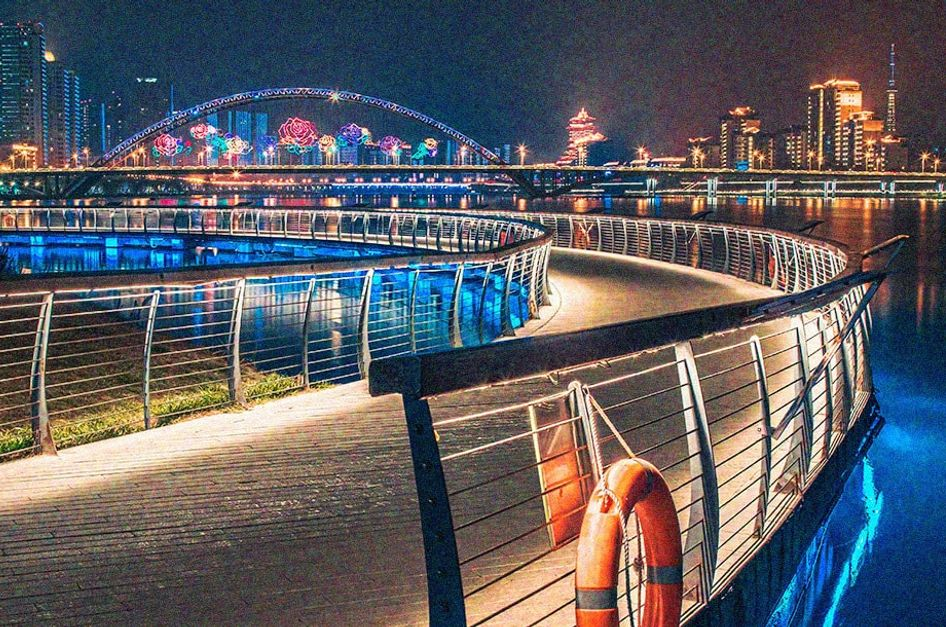
#> input picture Intermidiate/images/noise.jpg, 946 x 627 px
$ python Smoothing_and_Blurring_Images.py
#> lines starting #> are read from the running program, lines starting #| are printed output that depends on the picture
import cv2 as c
from matplotlib import pyplot as plt
import numpy as np

img = c.imread('images/noise.jpg')
#> img is the input picture: shape (627, 946, 3); mean B, G, R 98.3, 92.9, 93.4
img = c.cvtColor(img, c.COLOR_BGR2RGB)

kernal = np.ones((5, 5), np.float32)/25
dst = c.filter2D(img, -1, kernal)
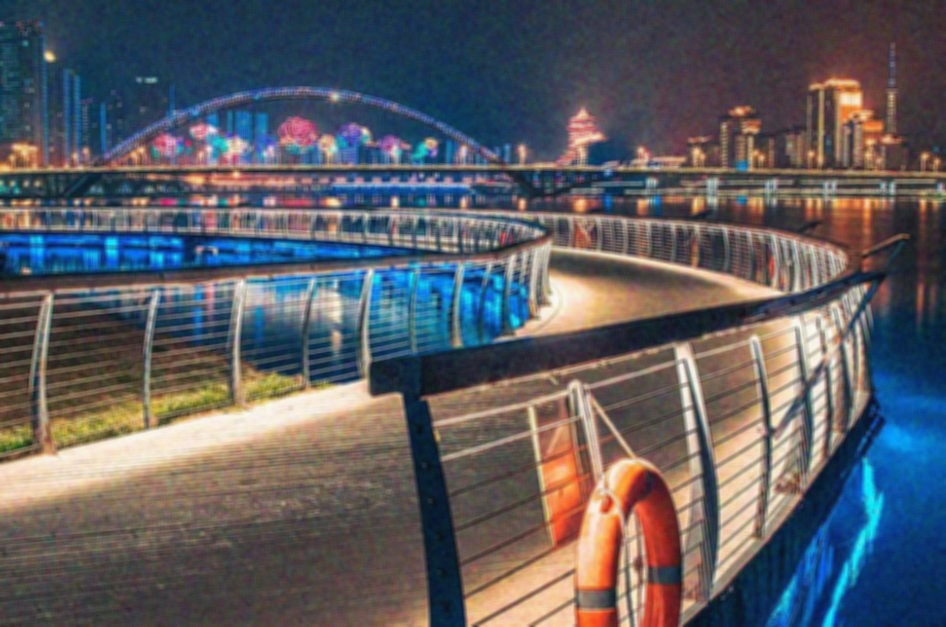
#> dst: shape (627, 946, 3); mean R, G, B 93.4, 92.9, 98.3
blur = c.blur(img, (50, 50))
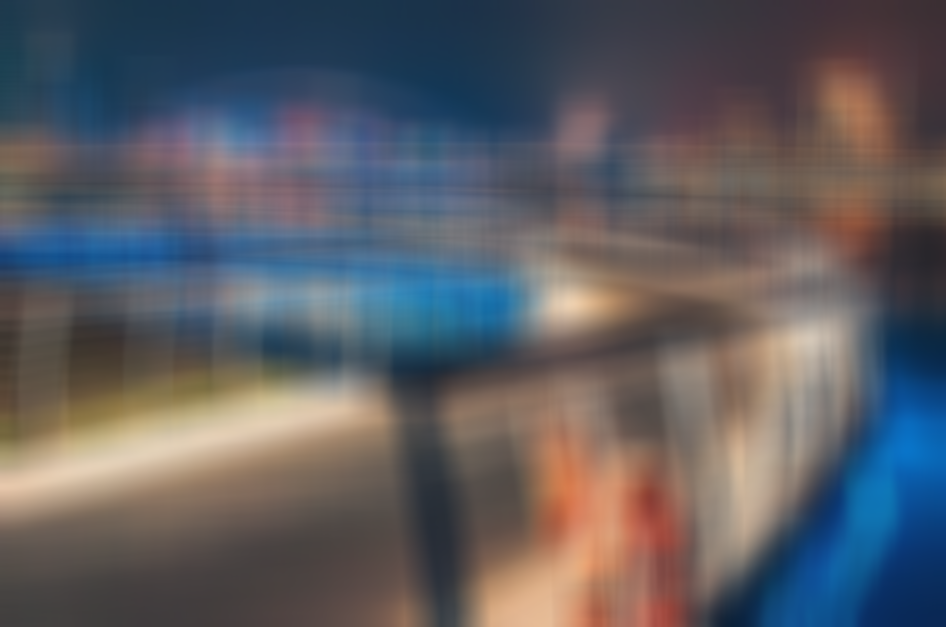
#> blur: shape (627, 946, 3); mean R, G, B 93.4, 92.9, 98.2
gblur = c.GaussianBlur(img, (5, 5), 0)

median=c.medianBlur(img,5)
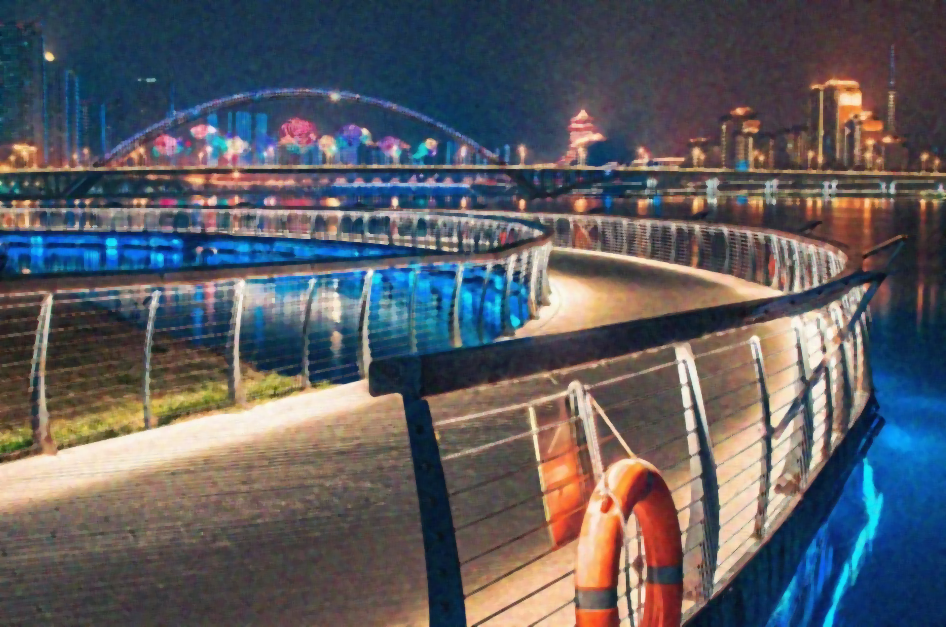
#> median: shape (627, 946, 3); mean R, G, B 92.4, 92, 97.5

title = ['Original', 'Filter', 'blur' ,'gblur','median']
images = [img, dst, blur,gblur,median]

for i in range(len(title)):
    plt.subplot(2, 3, i+1), plt.imshow(images[i], 'gray')
    plt.title(title[i])
    plt.xticks([]), plt.yticks([])

plt.show()
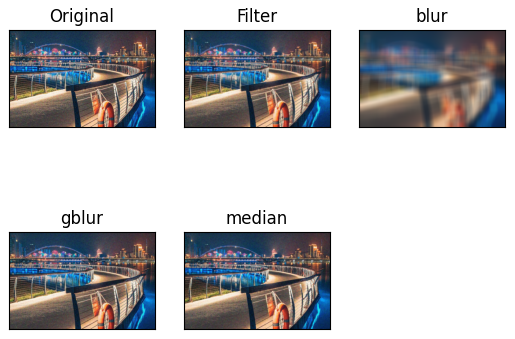
#> figure drawn by matplotlib, 5 panels

$ run again, with Intermidiate/images/sudokubig.jpg copied over Intermidiate/images/noise.jpg
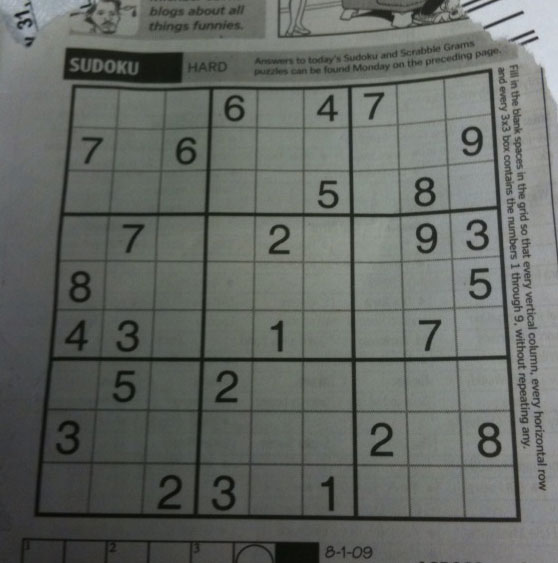
#> input picture Intermidiate/images/sudokubig.jpg, 558 x 563 px
#> img is the input picture: shape (563, 558, 3); mean B, G, R 99.5, 104.1, 100
#> `blur = c.blur(img, (50, 50))`:
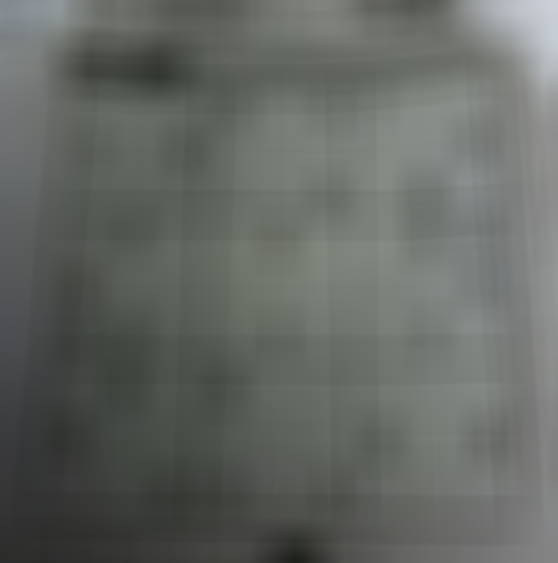
#> blur: shape (563, 558, 3); mean R, G, B 100, 104.1, 99.5
